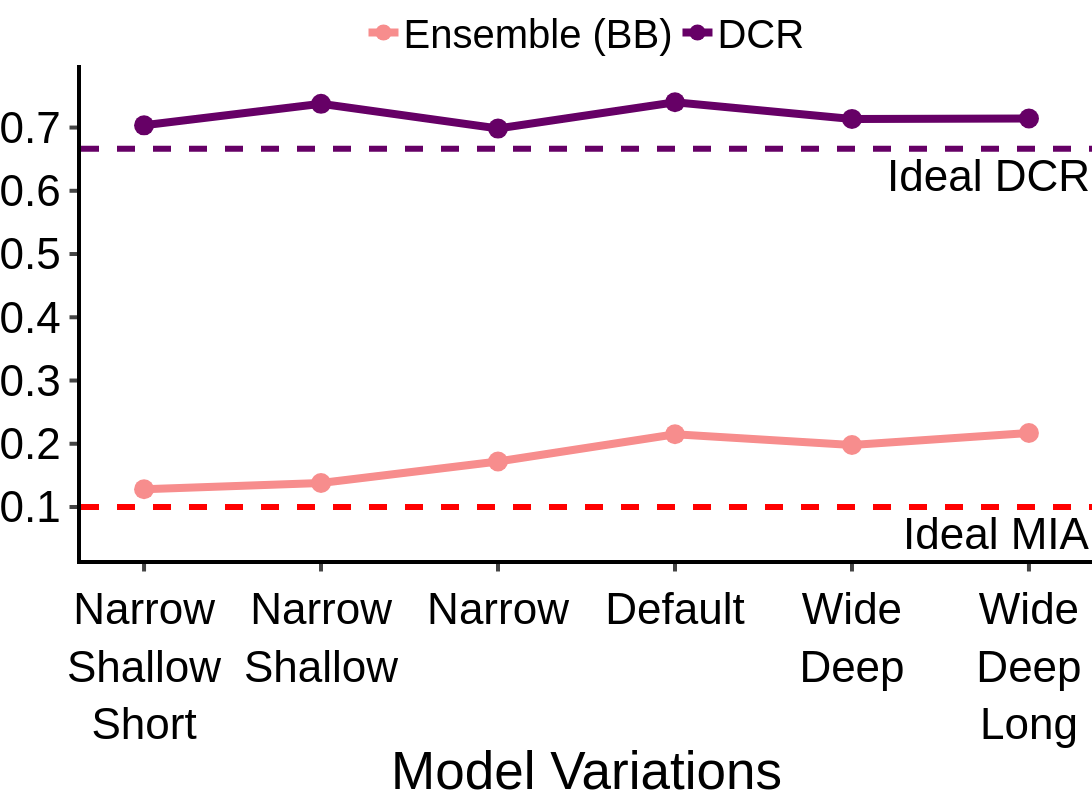

This figure's notebook cell:
### Code cell
df = {"Model Variations": model_variation, "Ensemble (BB)": mia_ensemble_model_variation, "DCR": dcr}

fig = px.line(
    data_frame=df,
    x="Model Variations",
    y=["Ensemble (BB)", "DCR"],
    markers=True,
)
fig.data[0].line.color = "#f78d8d"
fig.data[1].line.color = "#660066"
fig.add_hline(y=0.1, line_dash="dash", line_color="red", annotation_text="Ideal MIA", annotation_position="bottom right", line_width=6)
fig.add_hline(y=2/3, line_dash="dash", line_color="#660066", annotation_text="Ideal DCR", annotation_position="bottom right", line_width=6)
fig.update_layout(
    xaxis=dict(
        tickmode='array',
        tickvals=model_variation,
    ),
)
fig.update_xaxes(
   ticks="outside", tickwidth=4, ticklen=7.5, linewidth=4, linecolor="black", tickangle=0, title_font_family="Helvetica", tickfont_family="Helvetica", tickfont_size=FONT_SIZE,
)
fig.update_yaxes(
    ticks="outside", tickwidth=4, ticklen=7.5, linewidth=4, linecolor="black", title = "Metric Score", tickangle=0, title_font_family="Helvetica", tickfont_family="Helvetica", tickfont_size=FONT_SIZE,
)
fig.update_traces(marker=dict(size=20), line=dict(width=8))

customize_figure_layout(fig)
fig.update_layout(yaxis_title=None)
save_and_display_figure(fig, "berka_ensemble_model_variation", plots_dir)

### Figure 1 — Plotly figure (JSON) as saved in the notebook; plotly's stock layout.template omitted (floating-point values rounded to 4 significant figures)
{"data": [{"hovertemplate": "variable=Ensemble (BB)<br>Model Variations=%{x}<br>value=%{y}<extra></extra>", "legendgroup": "Ensemble (BB)", "line": {"color": "#f78d8d", "dash": "solid", "width": 8}, "marker": {"size": 20, "symbol": "circle"}, "mode": "lines+markers", "name": "Ensemble (BB)", "orientation": "v", "showlegend": true, "type": "scatter", "x": ["Narrow<br>Shallow<br>Short", "Narrow<br>Shallow", "Narrow", "Default", "Wide<br>Deep", "Wide<br>Deep<br>Long"], "xaxis": "x", "y": [0.128, 0.138, 0.172, 0.215, 0.198, 0.217], "yaxis": "y"}, {"hovertemplate": "variable=DCR<br>Model Variations=%{x}<br>value=%{y}<extra></extra>", "legendgroup": "DCR", "line": {"color": "#660066", "dash": "solid", "width": 8}, "marker": {"size": 20, "symbol": "circle"}, "mode": "lines+markers", "name": "DCR", "orientation": "v", "showlegend": true, "type": "scatter", "x": ["Narrow<br>Shallow<br>Short", "Narrow<br>Shallow", "Narrow", "Default", "Wide<br>Deep", "Wide<br>Deep<br>Long"], "xaxis": "x", "y": [0.7035, 0.7375, 0.6984, 0.74, 0.7137, 0.7143], "yaxis": "y"}], "layout": {"annotations": [{"showarrow": false, "text": "Ideal MIA", "x": 1, "xanchor": "right", "xref": "x domain", "y": 0.1, "yanchor": "top", "yref": "y"}, {"showarrow": false, "text": "Ideal DCR", "x": 1, "xanchor": "right", "xref": "x domain", "y": 0.6667, "yanchor": "top", "yref": "y"}], "font": {"color": "black", "family": "Helvetica", "size": 44}, "height": 800, "legend": {"font": {"size": 40}, "orientation": "h", "title": {"font": {"family": "Helvetica"}, "text": ""}, "tracegroupgap": 0, "valign": "top", "x": 0.5, "xanchor": "center", "y": 1, "yanchor": "bottom"}, "margin": {"b": 0, "l": 0, "pad": 0, "r": 0, "t": 40}, "plot_bgcolor": "white", "shapes": [{"line": {"color": "red", "dash": "dash", "width": 6}, "type": "line", "x0": 0, "x1": 1, "xref": "x domain", "y0": 0.1, "y1": 0.1, "yref": "y"}, {"line": {"color": "#660066", "dash": "dash", "width": 6}, "type": "line", "x0": 0, "x1": 1, "xref": "x domain", "y0": 0.6667, "y1": 0.6667, "yref": "y"}], "title": {"font": {"family": "Helvetica"}, "x": 0.5, "y": 0.99}, "width": 1200, "xaxis": {"anchor": "y", "automargin": true, "domain": [0, 1], "linecolor": "black", "linewidth": 4, "tickangle": 0, "tickfont": {"family": "Helvetica", "size": 44}, "ticklen": 7.5, "tickmode": "array", "ticks": "outside", "tickvals": ["Narrow<br>Shallow<br>Short", "Narrow<br>Shallow", "Narrow", "Default", "Wide<br>Deep", "Wide<br>Deep<br>Long"], "tickwidth": 4, "title": {"font": {"family": "Helvetica"}, "text": "Model Variations"}}, "yaxis": {"anchor": "x", "automargin": true, "domain": [0, 1], "linecolor": "black", "linewidth": 4, "tickangle": 0, "tickfont": {"family": "Helvetica", "size": 44}, "ticklen": 7.5, "ticks": "outside", "tickwidth": 4, "title": {}}}}
